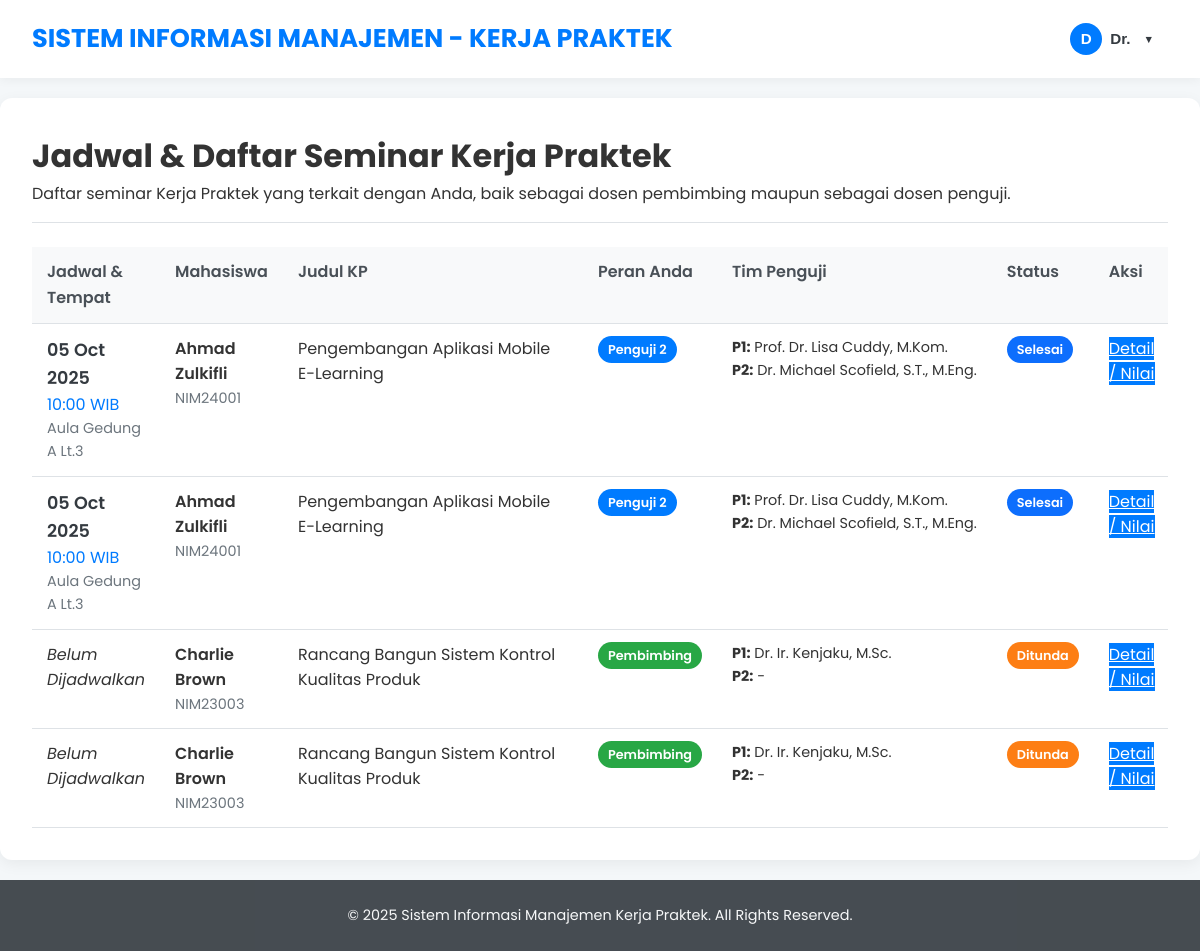
/dosen/seminar_jadwal_list.php (signed in), run on the app's committed database.
### tables this page shows
CREATE TABLE `seminar_kp` (
  `id_seminar` int NOT NULL,
  `id_pengajuan` int NOT NULL,
  `tanggal_pengajuan_seminar` date DEFAULT NULL,
  `status_kelayakan_seminar` enum('pending_verifikasi','layak_seminar','belum_layak') DEFAULT 'pending_verifikasi',
  `catatan_kelayakan` text,
  `tanggal_seminar` datetime DEFAULT NULL,
  `tempat_seminar` varchar(100) DEFAULT NULL,
  `nip_dosen_penguji1` varchar(20) DEFAULT NULL,
  `nip_dosen_penguji2` varchar(20) DEFAULT NULL,
  `status_pelaksanaan_seminar` enum('dijadwalkan','selesai','dibatalkan','ditunda') DEFAULT 'dijadwalkan',
  `catatan_hasil_seminar` text,
  `created_at` timestamp NOT NULL DEFAULT CURRENT_TIMESTAMP,
  `updated_at` timestamp NOT NULL DEFAULT CURRENT_TIMESTAMP ON UPDATE CURRENT_TIMESTAMP
);

CREATE TABLE `mahasiswa` (
  `nim` varchar(15) NOT NULL,
  `password` varchar(100) NOT NULL,
  `nama` varchar(100) NOT NULL,
  `email` varchar(100) NOT NULL,
  `no_hp` varchar(20) DEFAULT NULL,
  `prodi` varchar(50) DEFAULT NULL,
  `angkatan` int DEFAULT NULL,
  `ipk` decimal(3,2) DEFAULT '0.00',
  `sks_lulus` int DEFAULT '0',
  `status_akun` enum('pending_verification','active','suspended') DEFAULT 'pending_verification',
  `created_at` timestamp NOT NULL DEFAULT CURRENT_TIMESTAMP,
  `updated_at` timestamp NOT NULL DEFAULT CURRENT_TIMESTAMP ON UPDATE CURRENT_TIMESTAMP
);

CREATE TABLE `pengajuan_kp` (
  `id_pengajuan` int NOT NULL,
  `nim` varchar(15) NOT NULL,
  `id_perusahaan` int DEFAULT NULL,
  `judul_kp` varchar(255) DEFAULT NULL,
  `deskripsi_kp` text,
  `tanggal_pengajuan` date NOT NULL,
  `tanggal_mulai_rencana` date DEFAULT NULL,
  `tanggal_selesai_rencana` date DEFAULT NULL,
  `status_pengajuan` enum('draft','diajukan_mahasiswa','diverifikasi_dospem','disetujui_dospem','ditolak_dospem','menunggu_konfirmasi_perusahaan','diterima_perusahaan','ditolak_perusahaan','penentuan_dospem_kp','kp_berjalan','selesai_pelaksanaan','laporan_disetujui','selesai_dinilai','dibatalkan') DEFAULT 'draft',
  `nip_dosen_pembimbing_kp` varchar(20) DEFAULT NULL,
  `catatan_admin` text,
  `catatan_dosen` text,
  `surat_pengantar_path` varchar(255) DEFAULT NULL,
  `surat_balasan_perusahaan_path` varchar(255) DEFAULT NULL,
  `created_at` timestamp NOT NULL DEFAULT CURRENT_TIMESTAMP,
  `updated_at` timestamp NOT NULL DEFAULT CURRENT_TIMESTAMP ON UPDATE CURRENT_TIMESTAMP
);

CREATE TABLE `dosen_pembimbing` (
  `nip` varchar(20) NOT NULL,
  `password` varchar(100) NOT NULL,
  `nama_dosen` varchar(100) NOT NULL,
  `email` varchar(100) NOT NULL,
  `status_akun` enum('active','inactive') DEFAULT 'active',
  `created_at` timestamp NOT NULL DEFAULT CURRENT_TIMESTAMP,
  `updated_at` timestamp NOT NULL DEFAULT CURRENT_TIMESTAMP ON UPDATE CURRENT_TIMESTAMP
);

### dosen/seminar_jadwal_list.php (the view, shortened to what this page needs)
<?php
$nip_dosen_login = $_SESSION['user_id'];
require_once '../config/db_connect.php';
$list_seminar_kp = [];
$error_db = '';
if ($conn && ($conn instanceof mysqli)) {
    $sql = "SELECT
                sk.id_seminar,
                sk.id_pengajuan,
                pk.judul_kp,
                pk.nip_dosen_pembimbing_kp,
                m.nim AS nim_mahasiswa,
                m.nama AS nama_mahasiswa,
                sk.tanggal_seminar,
                sk.tempat_seminar,
                dp1.nama_dosen AS nama_penguji1,
                sk.nip_dosen_penguji1,
                dp2.nama_dosen AS nama_penguji2,
                sk.nip_dosen_penguji2,
                sk.status_pelaksanaan_seminar
            FROM seminar_kp sk
            JOIN pengajuan_kp pk ON sk.id_pengajuan = pk.id_pengajuan
            JOIN mahasiswa m ON pk.nim = m.nim
            LEFT JOIN dosen_pembimbing dp1 ON sk.nip_dosen_penguji1 = dp1.nip
            LEFT JOIN dosen_pembimbing dp2 ON sk.nip_dosen_penguji2 = dp2.nip
            WHERE pk.nip_dosen_pembimbing_kp = ?  /* Dosen sebagai pembimbing */
               OR sk.nip_dosen_penguji1 = ?       /* Dosen sebagai penguji 1 */
               OR sk.nip_dosen_penguji2 = ?       /* Dosen sebagai penguji 2 */
            GROUP BY sk.id_seminar /* Menghindari duplikasi jika dosen adalah pembimbing sekaligus penguji */
            ORDER BY sk.tanggal_seminar DESC, sk.created_at DESC";
    $stmt = $conn->prepare($sql);
    if ($stmt) {
        $stmt->bind_param("sss", $nip_dosen_login, $nip_dosen_login, $nip_dosen_login);
        $stmt->execute();
        $result = $stmt->get_result();
        if ($result->num_rows > 0) {
            while ($row = $result->fetch_assoc()) {
                if ($row['nip_dosen_pembimbing_kp'] == $nip_dosen_login) {
                    $row['peran_dosen'] = 'Pembimbing';
                } elseif ($row['nip_dosen_penguji1'] == $nip_dosen_login) {
                    $row['peran_dosen'] = 'Penguji 1';
                } elseif ($row['nip_dosen_penguji2'] == $nip_dosen_login) {
                    $row['peran_dosen'] = 'Penguji 2';
                } else {
                    $row['peran_dosen'] = 'Terkait';
                }
                $list_seminar_kp[] = $row;
            }
        }
    } else {
        $error_db = "Gagal menyiapkan query untuk mengambil data seminar: " . $conn->error;
    }
} else {
    $error_db = "Koneksi database gagal atau tidak valid.";
}
$page_title = "Jadwal & Daftar Seminar Kerja Praktek";
require_once '../includes/header.php';
?>
<div class="main-content-full">
    <div class="list-container">
        <div class="list-header">
            <h1><?php echo htmlspecialchars($page_title); ?></h1>
            <p>Daftar seminar Kerja Praktek yang terkait dengan Anda, baik sebagai dosen pembimbing maupun sebagai dosen penguji.</p>
        </div>
        <?php if (empty($list_seminar_kp) && empty($error_db)): ?>
            <div class="message info">
                <p>Saat ini tidak ada data seminar KP yang terkait dengan Anda.</p>
            </div>
        <?php else: ?>
            <div class="table-responsive">
                <table class="data-table">
                    <thead>
                        <tr>
                            <th>Jadwal & Tempat</th>
                            <th>Mahasiswa</th>
                            <th>Judul KP</th>
                            <th>Peran Anda</th>
                            <th>Tim Penguji</th>
                            <th>Status</th>
                            <th>Aksi</th>
                        </tr>
                    </thead>
                    <tbody>
                        <?php foreach ($list_seminar_kp as $seminar): ?>
                            <tr>
                                <td>
                                    <?php if ($seminar['tanggal_seminar']): ?>
                                        <div class="jadwal-hari"><?php echo date("d M Y", strtotime($seminar['tanggal_seminar'])); ?></div>
                                        <div class="jadwal-jam"><?php echo date("H:i", strtotime($seminar['tanggal_seminar'])); ?> WIB</div>
                                        <div class="jadwal-tempat"><?php echo htmlspecialchars($seminar['tempat_seminar']); ?></div>
                                    <?php else: ?>
                                        <em>Belum Dijadwalkan</em>
                                    <?php endif; ?>
                                </td>
                                <td>
                                    <div class="mahasiswa-nama"><?php echo htmlspecialchars($seminar['nama_mahasiswa']); ?></div>
                                    <div class="mahasiswa-nim"><?php echo htmlspecialchars($seminar['nim_mahasiswa']); ?></div>
                                </td>
                                <td class="judul-kp-cell"><?php echo htmlspecialchars($seminar['judul_kp']); ?></td>
                                <td>
                                    <span class="peran-badge peran-<?php echo strtolower(str_replace(' ', '-', $seminar['peran_dosen'])); ?>">
                                        <?php echo htmlspecialchars($seminar['peran_dosen']); ?>
                                    </span>
                                </td>
                                <td class="penguji-cell">
                                    <strong>P1:</strong> <?php echo htmlspecialchars($seminar['nama_penguji1'] ?: '-'); ?><br>
                                    <strong>P2:</strong> <?php echo htmlspecialchars($seminar['nama_penguji2'] ?: '-'); ?>
                                </td>
                                <td>
                                    <span class="status-badge status-<?php echo strtolower(str_replace('_', '-', $seminar['status_pelaksanaan_seminar'])); ?>">
                                        <?php echo ucfirst(str_replace('_', ' ', htmlspecialchars($seminar['status_pelaksanaan_seminar']))); ?>
                                    </span>
                                </td>
                                <td>
                                    <a href="seminar_kelola_detail.php?id_seminar=<?php echo $seminar['id_seminar']; ?>&id_pengajuan=<?php echo $seminar['id_pengajuan']; ?>" class="btn btn-primary btn-sm">
                                        Detail / Nilai
                                    </a>
                                </td>
                            </tr>
                        <?php endforeach; ?>
                    </tbody>
                </table>
            </div>
        <?php endif; ?>
    </div>
</div>
<?php
require_once '../includes/footer.php';
?>

### includes/header.php (shortened to what this page needs)
<?php
$base_url = "/KP";
$is_logged_in = isset($_SESSION['user_id']);
$user_nama = $is_logged_in ? htmlspecialchars($_SESSION['user_nama']) : 'Tamu';
?>
<!DOCTYPE html>
<html lang="id">
<head>
</head>
<body>
    <nav class="navbar">
        <a href="<?php echo $base_url; ?>/index.php" class="navbar-brand">SISTEM INFORMASI MANAJEMEN - KERJA PRAKTEK</a>
        <ul class="navbar-nav">
            <?php if ($is_logged_in): ?>
                <li class="nav-item">
                    <div class="dropdown">
                        <button class="dropdown-toggle" id="dropdown-button">
                            <span class="user-avatar-initial"><?php echo strtoupper(substr($user_nama, 0, 1)); ?></span>
                            <span class="user-name-nav"><?php echo htmlspecialchars(explode(' ', $user_nama)[0]); ?></span>
                        </button>
                    </div>
                </li>
            <?php else: ?>
                <li class="nav-item">
                    <a href="<?php echo $base_url; ?>/index.php" class="btn">Login</a>
                </li>
            <?php endif; ?>
        </ul>
    </nav>

### includes/footer.php (shortened to what this page needs)
<?php
$current_year = date("Y");
?>
    <footer class="site-footer">
        <p>&copy; <?php echo $current_year; ?> Sistem Informasi Manajemen Kerja Praktek. All Rights Reserved.</p>
    </footer>
</body>
</html>

### includes/header.php (style rules this page uses)
:root { --primary-color: #007BFF; --primary-hover: #0056b3; --secondary-color: #6c757d; --dark-color: #343a40; --light-color: #f8f9fa; --background-color: #f4f7f9; --text-color: #333; --border-color: #dee2e6; --card-shadow: 0 4px 15px rgba(0,0,0,0.06); --border-radius: 12px; }
* { box-sizing: border-box; }
body, h1, h2, h3, h4, h5, h6, p, ul, ol { margin: 0; padding: 0; }
body { font-family: 'Poppins', sans-serif; line-height: 1.6; background-color: var(--background-color); color: var(--text-color); display: flex; flex-direction: column; min-height: 100vh; }
.navbar { background-color: #fff; padding: 0.8rem 2rem; display: flex; justify-content: space-between; align-items: center; box-shadow: 0 2px 10px rgba(0,0,0,0.05); position: sticky; top: 0; z-index: 1000; }
.navbar-brand { font-size: 1.6rem; color: var(--primary-color); text-decoration: none; font-weight: 700; }
.navbar-nav { list-style: none; display: flex; align-items: center; gap: 0.5rem; }
.dropdown { position: relative; display: inline-block; }
.dropdown-toggle { background-color: transparent; color: var(--dark-color); padding: 8px 12px; font-size: 0.95em; font-weight: 500; border: 2px solid transparent; cursor: pointer; display: flex; align-items: center; gap: 8px; border-radius: 50px; transition: all 0.3s ease; }
.dropdown-toggle .user-avatar-initial { width: 32px; height: 32px; border-radius: 50%; background-color: var(--primary-color); color: white; display: inline-flex; align-items: center; justify-content: center; font-weight: 600; }
.dropdown-toggle .user-name-nav { font-weight: 600; }
.dropdown-toggle::after { content: '▼'; font-size: 0.7em; margin-left: 5px; transition: transform 0.3s ease; }

### dosen/seminar_jadwal_list.php (style rules this page uses)
.list-container { max-width: 1400px; margin: 20px auto; padding: 2rem; background-color: #fff; border-radius: var(--border-radius); box-shadow: var(--card-shadow); }
.list-header { margin-bottom: 1.5rem; padding-bottom: 1rem; border-bottom: 1px solid var(--border-color); }
.table-responsive { overflow-x: auto; }
.data-table { width: 100%; border-collapse: collapse; }
.data-table th, .data-table td { padding: 12px 15px; border-bottom: 1px solid var(--border-color); text-align: left; vertical-align: top; }
.data-table th { background-color: #f8f9fa; font-weight: 600; color: #495057; }
.jadwal-hari { font-weight: 600; font-size: 1.1em; color: var(--dark-color); }
.jadwal-jam { color: var(--primary-color); }
.jadwal-tempat { font-size: 0.9em; color: var(--secondary-color); }
.mahasiswa-nama { font-weight: 600; }
.mahasiswa-nim { font-size: 0.9em; color: #6c757d; }
.judul-kp-cell { min-width: 300px; white-space: normal; }
.penguji-cell { font-size: 0.9em; white-space: nowrap; }
.peran-badge, .status-badge { padding: 5px 10px; border-radius: 20px; font-size: 0.8em; font-weight: 600; color: #fff; text-transform: capitalize; }
.peran-pembimbing { background-color: #28a745; }
.peran-penguji-1, .peran-penguji-2 { background-color: #007bff; }
.status-selesai { background-color: #0d6efd; }
.status-ditunda { background-color: #fd7e14; }
.btn-primary { background-color: var(--primary-color); color: white; border: none; }

### includes/footer.php (style rules this page uses)
.site-footer { background-color: var(--dark-color); color: var(--light-color); text-align: center; padding: 1.5rem 1rem; margin-top: auto; font-size: 0.9em; opacity: 0.9; }

### data on the page
seminar_kp: tanggal_seminar "05 Oct 2025", tanggal_seminar "10:00", tempat_seminar "Aula Gedung A Lt.3", mahasiswa.nama "Ahmad Zulkifli", mahasiswa.nim "NIM24001", id_pengajuan.judul_kp "Pengembangan Aplikasi Mobile E-Learning", peran_dosen "Penguji 2", nip_dosen_penguji1.nama_dosen "Prof. Dr. Lisa Cuddy, M.Kom.", nip_dosen_penguji2.nama_dosen "Dr. Michael Scofield, S.T., M.Eng.", status_pelaksanaan_seminar "Selesai"
seminar_kp: shows "Belum Dijadwalkan", mahasiswa.nama "Charlie Brown", mahasiswa.nim "NIM23003", id_pengajuan.judul_kp "Rancang Bangun Sistem Kontrol Kualitas Produk", peran_dosen "Pembimbing", nip_dosen_penguji1.nama_dosen "Dr. Ir. Kenjaku, M.Sc.", nama_penguji2 "-", status_pelaksanaan_seminar "Ditunda"

### other printed values
substr($user_nama, 0, 1) "D"
explode(' ', $user_nama)[0] "Dr."
$page_title "Jadwal & Daftar Seminar Kerja Praktek"
date("d M Y", strtotime($seminar['tanggal_seminar'])) "05 Oct 2025"
date("H:i", strtotime($seminar['tanggal_seminar'])) "10:00"
$seminar['tempat_seminar'] "Aula Gedung A Lt.3"
$seminar['nama_mahasiswa'] "Ahmad Zulkifli"
$seminar['nim_mahasiswa'] "NIM24001"
$seminar['judul_kp'] "Pengembangan Aplikasi Mobile E-Learning"
$seminar['peran_dosen'] "Penguji 2"
$seminar['nama_penguji1'] ?: '-' "Prof. Dr. Lisa Cuddy, M.Kom."
$seminar['nama_penguji2'] ?: '-' "Dr. Michael Scofield, S.T., M.Eng."
$seminar['nama_mahasiswa'] "Charlie Brown"
$seminar['nim_mahasiswa'] "NIM23003"
$seminar['judul_kp'] "Rancang Bangun Sistem Kontrol Kualitas Produk"
